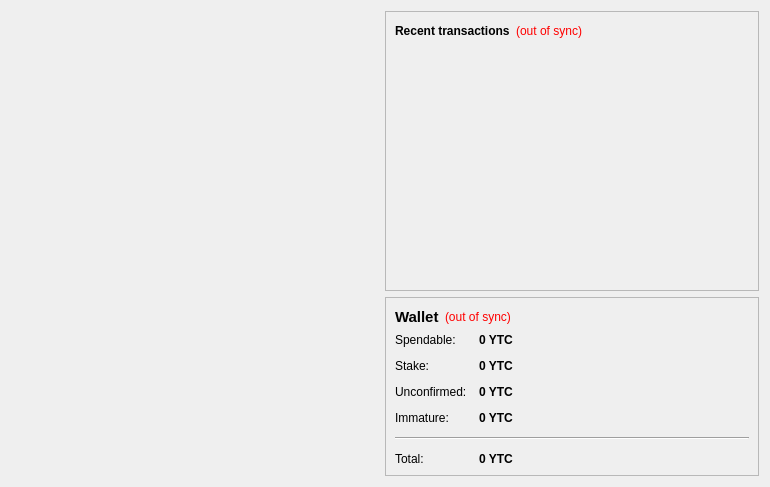
<?xml version="1.0" encoding="UTF-8"?>
<ui version="4.0">
 <class>OverviewPage</class>
 <widget class="QWidget" name="OverviewPage">
  <property name="geometry">
   <rect>
    <x>0</x>
    <y>0</y>
    <width>770</width>
    <height>487</height>
   </rect>
  </property>
  <property name="windowTitle">
   <string>Form</string>
  </property>
  <layout class="QHBoxLayout" name="horizontalLayout" stretch="1,1">
   <item>
    <layout class="QVBoxLayout" name="verticalLayout_2">
     <item>
      <spacer name="verticalSpacer">
       <property name="orientation">
        <enum>Qt::Vertical</enum>
       </property>
       <property name="sizeHint" stdset="0">
        <size>
         <width>20</width>
         <height>40</height>
        </size>
       </property>
      </spacer>
     </item>
    </layout>
   </item>
   <item>
    <layout class="QVBoxLayout" name="verticalLayout_3">
     <item>
      <widget class="QFrame" name="frame_2">
       <property name="frameShape">
        <enum>QFrame::StyledPanel</enum>
       </property>
       <property name="frameShadow">
        <enum>QFrame::Raised</enum>
       </property>
       <property name="lineWidth">
        <number>0</number>
       </property>
       <layout class="QVBoxLayout" name="verticalLayout">
        <item>
         <layout class="QHBoxLayout" name="horizontalLayout_2">
          <item>
           <widget class="QLabel" name="label_4">
            <property name="text">
             <string>&lt;b&gt;Recent transactions&lt;/b&gt;</string>
            </property>
           </widget>
          </item>
          <item>
           <widget class="QLabel" name="labelTransactionsStatus">
            <property name="toolTip">
             <string>The displayed information may be out of date. Your wallet automatically synchronizes with the YoutuCoin network after a connection is established, but this process has not completed yet.</string>
            </property>
            <property name="styleSheet">
             <string notr="true">QLabel { color: red; }</string>
            </property>
            <property name="text">
             <string notr="true">(out of sync)</string>
            </property>
            <property name="alignment">
             <set>Qt::AlignRight|Qt::AlignTrailing|Qt::AlignVCenter</set>
            </property>
           </widget>
          </item>
          <item>
           <spacer name="horizontalSpacer">
            <property name="orientation">
             <enum>Qt::Horizontal</enum>
            </property>
            <property name="sizeHint" stdset="0">
             <size>
              <width>40</width>
              <height>20</height>
             </size>
            </property>
           </spacer>
          </item>
         </layout>
        </item>
        <item>
         <widget class="QListView" name="listTransactions">
          <property name="styleSheet">
           <string notr="true">QListView { background: transparent; }</string>
          </property>
          <property name="frameShape">
           <enum>QFrame::NoFrame</enum>
          </property>
          <property name="verticalScrollBarPolicy">
           <enum>Qt::ScrollBarAlwaysOff</enum>
          </property>
          <property name="horizontalScrollBarPolicy">
           <enum>Qt::ScrollBarAlwaysOff</enum>
          </property>
          <property name="selectionMode">
           <enum>QAbstractItemView::NoSelection</enum>
          </property>
         </widget>
        </item>
       </layout>
      </widget>
     </item>
     <item>
      <widget class="QFrame" name="frame">
       <property name="frameShape">
        <enum>QFrame::StyledPanel</enum>
       </property>
       <property name="frameShadow">
        <enum>QFrame::Raised</enum>
       </property>
       <property name="lineWidth">
        <number>0</number>
       </property>
       <layout class="QVBoxLayout" name="verticalLayout_4">
        <item>
         <layout class="QHBoxLayout" name="horizontalLayout_4">
          <item>
           <widget class="QLabel" name="label_5">
            <property name="font">
             <font>
              <pointsize>11</pointsize>
              <weight>75</weight>
              <bold>true</bold>
             </font>
            </property>
            <property name="text">
             <string>Wallet</string>
            </property>
           </widget>
          </item>
          <item>
           <widget class="QLabel" name="labelWalletStatus">
            <property name="toolTip">
             <string>The displayed information may be out of date. Your wallet automatically synchronizes with the YoutuCoin network after a connection is established, but this process has not completed yet.</string>
            </property>
            <property name="styleSheet">
             <string notr="true">QLabel { color: red; }</string>
            </property>
            <property name="text">
             <string notr="true">(out of sync)</string>
            </property>
            <property name="alignment">
             <set>Qt::AlignLeading|Qt::AlignLeft|Qt::AlignVCenter</set>
            </property>
           </widget>
          </item>
          <item>
           <spacer name="horizontalSpacer_2">
            <property name="orientation">
             <enum>Qt::Horizontal</enum>
            </property>
            <property name="sizeHint" stdset="0">
             <size>
              <width>40</width>
              <height>20</height>
             </size>
            </property>
           </spacer>
          </item>
         </layout>
        </item>
        <item>
         <layout class="QFormLayout" name="formLayout_2">
          <property name="fieldGrowthPolicy">
           <enum>QFormLayout::AllNonFixedFieldsGrow</enum>
          </property>
          <property name="horizontalSpacing">
           <number>12</number>
          </property>
          <property name="verticalSpacing">
           <number>12</number>
          </property>
          <item row="0" column="0">
           <widget class="QLabel" name="label">
            <property name="text">
             <string>Spendable:</string>
            </property>
           </widget>
          </item>
          <item row="0" column="1">
           <widget class="QLabel" name="labelBalance">
            <property name="font">
             <font>
              <weight>75</weight>
              <bold>true</bold>
             </font>
            </property>
            <property name="cursor">
             <cursorShape>IBeamCursor</cursorShape>
            </property>
            <property name="toolTip">
             <string>Your current spendable balance</string>
            </property>
            <property name="text">
             <string notr="true">0 YTC</string>
            </property>
            <property name="textInteractionFlags">
             <set>Qt::LinksAccessibleByMouse|Qt::TextSelectableByKeyboard|Qt::TextSelectableByMouse</set>
            </property>
           </widget>
          </item>
          <item row="1" column="0">
           <widget class="QLabel" name="label_6">
            <property name="text">
             <string>Stake:</string>
            </property>
           </widget>
          </item>
          <item row="1" column="1">
           <widget class="QLabel" name="labelStake">
            <property name="font">
             <font>
              <weight>75</weight>
              <bold>true</bold>
             </font>
            </property>
            <property name="cursor">
             <cursorShape>IBeamCursor</cursorShape>
            </property>
            <property name="toolTip">
             <string>Total of coins that was staked, and do not yet count toward the current balance</string>
            </property>
            <property name="text">
             <string notr="true">0 YTC</string>
            </property>
            <property name="textInteractionFlags">
             <set>Qt::LinksAccessibleByMouse|Qt::TextSelectableByKeyboard|Qt::TextSelectableByMouse</set>
            </property>
           </widget>
          </item>
          <item row="2" column="0">
           <widget class="QLabel" name="label_3">
            <property name="text">
             <string>Unconfirmed:</string>
            </property>
           </widget>
          </item>
          <item row="2" column="1">
           <widget class="QLabel" name="labelUnconfirmed">
            <property name="font">
             <font>
              <weight>75</weight>
              <bold>true</bold>
             </font>
            </property>
            <property name="cursor">
             <cursorShape>IBeamCursor</cursorShape>
            </property>
            <property name="toolTip">
             <string>Total of transactions that have yet to be confirmed, and do not yet count toward the current balance</string>
            </property>
            <property name="text">
             <string notr="true">0 YTC</string>
            </property>
            <property name="textInteractionFlags">
             <set>Qt::LinksAccessibleByMouse|Qt::TextSelectableByKeyboard|Qt::TextSelectableByMouse</set>
            </property>
           </widget>
          </item>
          <item row="3" column="0">
           <widget class="QLabel" name="labelImmatureText">
            <property name="text">
             <string>Immature:</string>
            </property>
           </widget>
          </item>
          <item row="3" column="1">
           <widget class="QLabel" name="labelImmature">
            <property name="font">
             <font>
              <weight>75</weight>
              <bold>true</bold>
             </font>
            </property>
            <property name="toolTip">
             <string>Mined balance that has not yet matured</string>
            </property>
            <property name="text">
             <string notr="true">0 YTC</string>
            </property>
            <property name="textInteractionFlags">
             <set>Qt::LinksAccessibleByMouse|Qt::TextSelectableByKeyboard|Qt::TextSelectableByMouse</set>
            </property>
           </widget>
          </item>
          <item row="4" column="0" colspan="2">
           <widget class="Line" name="line">
            <property name="orientation">
             <enum>Qt::Horizontal</enum>
            </property>
           </widget>
          </item>
          <item row="5" column="0">
           <widget class="QLabel" name="labelTotalText">
            <property name="text">
             <string>Total:</string>
            </property>
           </widget>
          </item>
          <item row="5" column="1">
           <widget class="QLabel" name="labelTotal">
            <property name="font">
             <font>
              <weight>75</weight>
              <bold>true</bold>
             </font>
            </property>
            <property name="cursor">
             <cursorShape>IBeamCursor</cursorShape>
            </property>
            <property name="toolTip">
             <string>Your current total balance</string>
            </property>
            <property name="text">
             <string notr="true">0 YTC</string>
            </property>
            <property name="textInteractionFlags">
             <set>Qt::LinksAccessibleByMouse|Qt::TextSelectableByKeyboard|Qt::TextSelectableByMouse</set>
            </property>
           </widget>
          </item>
         </layout>
        </item>
       </layout>
      </widget>
     </item>
    </layout>
   </item>
  </layout>
 </widget>
 <resources>
  <include location="../bitcoin.qrc"/>
 </resources>
 <connections/>
</ui>
